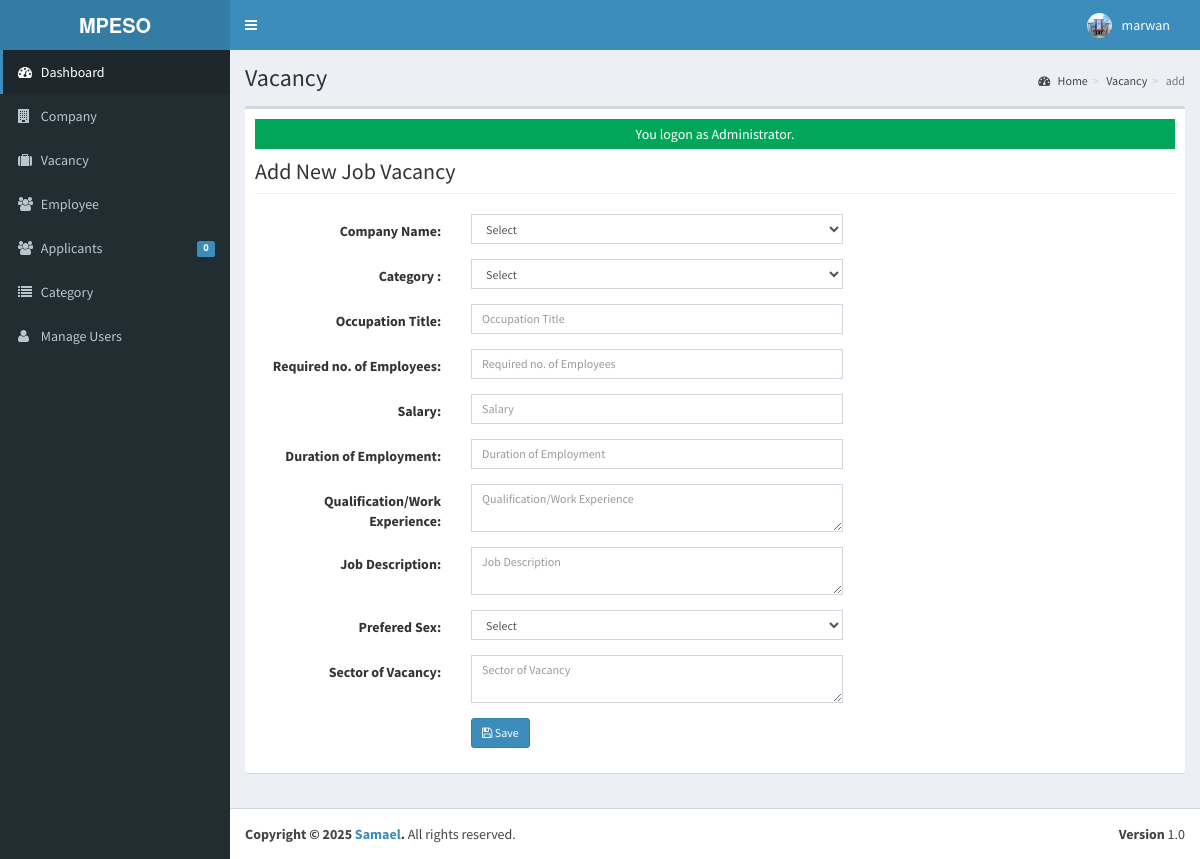
Screenshot of /admin/vacancy/index.php?view=add (signed in) with the database file from the repository.
### tables this page shows
CREATE TABLE `tblusers` (
  `USERID` varchar(30) NOT NULL,
  `FULLNAME` varchar(40) NOT NULL,
  `USERNAME` varchar(90) NOT NULL,
  `PASS` varchar(90) NOT NULL,
  `ROLE` varchar(30) NOT NULL,
  `PICLOCATION` varchar(255) NOT NULL
);

### admin/vacancy/index.php (called while the page is built, shortened)
<?php
require_once("../../include/initialize.php");
$title="Vacancy";
require_once ("../theme/templates.php");
?>

### include/database.php (called while the page is built, shortened)
<?php
class Database {
	var $sql_string = '';
	private $conn;
	public function open_connection() {
		$this->conn = mysqli_connect(server,user,pass);
		if(!$this->conn){
			$this->error_msg = "Problem in database connection! Contact administrator!";
			error_log($this->error_msg);
			exit();
		} else {
			$db_select = mysqli_select_db($this->conn,database_name);
		}
	}
	function setQuery($sql='') {
		$this->sql_string = $sql;
		return true;
	}
	function executeQuery() {
		$result = mysqli_query($this->conn, $this->sql_string);
		return $result;
	}
	function loadSingleResult() {
		$cur = $this->executeQuery();
		$row = mysqli_fetch_object($cur);
		return $row;
	}
}
$mydb = new Database();
?>

### include/accounts.php (called while the page is built, shortened)
<?php
require_once(LIB_PATH.DS.'database.php');
class User {
	protected static  $tblname = "tblusers";
	function single_user($id=""){
			global $mydb;
			$mydb->setQuery("SELECT * FROM ".self::$tblname."
				Where USERID= '{$id}' LIMIT 1");
			$cur = $mydb->loadSingleResult();
			return $cur;
	}
}
?>

### include/function.php (called while the page is built, shortened)
<?php
function currentpage(){
		$this_page = $_SERVER['SCRIPT_NAME'];
	    $bits = explode('/',$this_page);
		 return $bits[3];
	}
		?>

### admin/vacancy/add.php (the view, shortened to what this page needs)
<form class="form-horizontal span6" action="controller.php?action=add" method="POST">
               <div class="row">
                  <div class="col-lg-12">
                     <h1 class="page-header">Add New Job Vacancy</h1>
                   </div>
                </div>
                <div class="form-group">
                   <div class="col-md-8">
                     <label class="col-md-4 control-label" for=
                     "COMPANYNAME">Company Name:</label>
                     <div class="col-md-8">
                       <select class="form-control input-sm" id="COMPANYID" name="COMPANYID">
                         <option value="None">Select</option>
                       </select>
                     </div>
                   </div>
                 </div>
                    <div class="form-group">
                   <div class="col-md-8">
                     <label class="col-md-4 control-label" for=
                     "CATEGORY">Category :</label>
                     <div class="col-md-8">
                       <select class="form-control input-sm" id="CATEGORY" name="CATEGORY">
                         <option value="None">Select</option>
                       </select>
                     </div>
                   </div>
                 </div>
                 <div class="form-group">
                   <div class="col-md-8">
                     <label class="col-md-4 control-label" for=
                     "OCCUPATIONTITLE">Occupation Title:</label>
                     <div class="col-md-8">
                        <input class="form-control input-sm" id="OCCUPATIONTITLE" name="OCCUPATIONTITLE" placeholder="Occupation Title"   autocomplete="none"/>
                     </div>
                   </div>
                 </div>
                   <div class="form-group">
                   <div class="col-md-8">
                     <label class="col-md-4 control-label" for=
                     "REQ_NO_EMPLOYEES">Required no. of Employees:</label>
                     <div class="col-md-8">
                        <input class="form-control input-sm" id="REQ_NO_EMPLOYEES" name="REQ_NO_EMPLOYEES" placeholder="Required no. of Employees"   autocomplete="none"/>
                     </div>
                   </div>
                 </div>
                 <div class="form-group">
                   <div class="col-md-8">
                     <label class="col-md-4 control-label" for=
                     "SALARIES">Salary:</label>
                     <div class="col-md-8">
                        <input class="form-control input-sm" id="SALARIES" name="SALARIES" placeholder="Salary"   autocomplete="none"/>
                     </div>
                   </div>
                 </div>
                 <div class="form-group">
                   <div class="col-md-8">
                     <label class="col-md-4 control-label" for=
                     "DURATION_EMPLOYEMENT">Duration of Employment:</label>
                     <div class="col-md-8">
                        <input class="form-control input-sm" id="DURATION_EMPLOYEMENT" name="DURATION_EMPLOYEMENT" placeholder="Duration of Employment"   autocomplete="none"/>
                     </div>
                   </div>
                 </div>
                 <div class="form-group">
                   <div class="col-md-8">
                     <label class="col-md-4 control-label" for=
                     "QUALIFICATION_WORKEXPERIENCE">Qualification/Work Experience:</label>
                     <div class="col-md-8">
                       <textarea class="form-control input-sm" id="QUALIFICATION_WORKEXPERIENCE" name="QUALIFICATION_WORKEXPERIENCE" placeholder="Qualification/Work Experience"   autocomplete="none"></textarea>
                     </div>
                   </div>
                 </div>
                 <div class="form-group">
                   <div class="col-md-8">
                     <label class="col-md-4 control-label" for=
                     "JOBDESCRIPTION">Job Description:</label>
                     <div class="col-md-8">
                       <textarea class="form-control input-sm" id="JOBDESCRIPTION" name="JOBDESCRIPTION" placeholder="Job Description"   autocomplete="none"></textarea>
                     </div>
                   </div>
                 </div>
                <div class="form-group">
                   <div class="col-md-8">
                     <label class="col-md-4 control-label" for=
                     "PREFEREDSEX">Prefered Sex:</label>
                     <div class="col-md-8">
                         <select class="form-control input-sm" id="PREFEREDSEX" name="PREFEREDSEX">
                         <option value="None">Select</option>
                       </select>
                     </div>
                   </div>
                 </div>
                 <div class="form-group">
                   <div class="col-md-8">
                     <label class="col-md-4 control-label" for=
                     "SECTOR_VACANCY">Sector of Vacancy:</label>
                     <div class="col-md-8">
                       <textarea class="form-control input-sm" id="SECTOR_VACANCY" name="SECTOR_VACANCY" placeholder="Sector of Vacancy"   autocomplete="none"></textarea>
                     </div>
                   </div>
                 </div>
                 <div class="form-group">
                   <div class="col-md-8">
                     <label class="col-md-4 control-label" for=
                     "idno"></label>
                     <div class="col-md-8">
                        <button class="btn btn-primary btn-sm" name="save" type="submit" ><span class="fa fa-save fw-fa"></span> Save</button>
                    </div>
                   </div>
                 </div>
       </form>

### admin/theme/templates.php (shortened to what this page needs)
<!DOCTYPE html>
<html>
    <head>
        <link rel="stylesheet" href="<?php echo web_root;?>bootstrap/css/bootstrap.min.css">
        <link rel="stylesheet" href="<?php echo web_root;?>plugins/font-awesome/css/font-awesome.min.css">
        <link rel="stylesheet" href="<?php echo web_root;?>dist/css/AdminLTE.min.css">
        <link rel="stylesheet" href="<?php echo web_root;?>dist/css/skins/_all-skins.min.css">
        <link rel="stylesheet" href="<?php echo web_root;?>plugins/iCheck/flat/blue.css">
        <link rel="stylesheet" href="<?php echo web_root;?>plugins/morris/morris.css">
        <link rel="stylesheet" href="<?php echo web_root;?>plugins/jvectormap/jquery-jvectormap-1.2.2.css">
        <link href="<?php echo web_root; ?>plugins/datepicker/bootstrap-datetimepicker.min.css" rel="stylesheet" media="screen">
        <link rel="stylesheet" href="<?php echo web_root;?>plugins/dataTables/jquery.dataTables.min.css">
        <link rel="stylesheet" href="<?php echo web_root;?>plugins/bootstrap-wysihtml5/bootstrap3-wysihtml5.min.css">
    </head>
 <body class="hold-transition skin-blue fixed sidebar-mini">
<div class="wrapper">
  <header class="main-header">
    <a href="<?php echo web_root;?>/admin/" class="logo">
      <span class="logo-lg"><b>MPESO</b></span>
    </a>
    <nav class="navbar navbar-static-top" role="navigation">
      <a href="#" class="sidebar-toggle" data-toggle="offcanvas" role="button">
      </a>
      <div class="navbar-custom-menu">
        <ul class="nav navbar-nav">
          <?php
              $user = New User();
              $singleuser = $user->single_user($_SESSION['ADMIN_USERID']);
          ?>
          <li class="dropdown user user-menu" style="padding-right: 15px;"  >
            <a href="#" class="dropdown-toggle" data-toggle="dropdown">
              <img src="<?php echo !empty($singleuser->PICLOCATION) ? web_root.'admin/user/'.$singleuser->PICLOCATION : web_root.'admin/user/photos/default.png'; ?>" class="user-image" alt="User Image">
              <span class="hidden-xs"><?php echo $singleuser->FULLNAME; ?></span>
            </a>
          </li>
        </ul>
      </div>
    </nav>
  </header>
  <aside class="main-sidebar">
    <section class="sidebar">
      <ul class="sidebar-menu">
        <li  class="<?php echo (currentpage() == 'index.php') ? "active" : false;?>" >
          <a href="<?php echo web_root ;?>admin/">
            <i class="fa fa-dashboard"></i> <span>Dashboard</span>
          </a>
        </li>
        <li class="<?php echo (currentpage() == 'company') ? "active" : false;?>" >
          <a href="<?php echo web_root ;?>admin/company/">
            <i class="fa fa-building"></i> <span>Company</span>
          </a>
        </li>
        <li class="<?php echo (currentpage() == 'vacancy') ? "active" : false;?>" >
          <a href="<?php echo web_root ;?>admin/vacancy/">
            <i class="fa fa-suitcase"></i> <span>Vacancy</span>
          </a>
        </li>
        <li class="<?php echo (currentpage() == 'employee') ? "active" : false;?>" >
          <a href="<?php echo web_root ;?>admin/employee/">
            <i class="fa fa-users"></i> <span>Employee</span>
          </a>
        </li>
        <li class="<?php echo (currentpage() == 'applicants') ? "active" : false;?>" >
          <a href="<?php echo web_root ;?>admin/applicants/">
            <i class="fa fa-users"></i> <span>Applicants</span>
            <span class="label label-primary pull-right">
              <?php
                $sql = "SELECT count(*) as 'APPL' FROM `tbljobregistration` WHERE `PENDINGAPPLICATION`=1";
                $mydb->setQuery($sql);
                $pending = $mydb->loadSingleResult();
                echo $pending->APPL;
              ?>
            </span>
          </a>
        </li>
        <li class="<?php echo (currentpage() == 'category') ? "active" : false;?>" >
          <a href="<?php echo web_root ;?>admin/category/">
            <i class="fa fa-list"></i> <span>Category</span>
          </a>
        </li>
         <li class="<?php echo (currentpage() == 'user') ? "active" : false;?>">
          <a href="<?php echo web_root; ?>admin/user/">
            <i class="fa fa-user"></i> <span>Manage Users</span> </a>
        </li>
      </ul>
    </section>
  </aside>
  <div class="content-wrapper">
  <section class="content-header">
      <h1>
        <?php echo isset($title) ? $title : ''; ?>
      </h1>
      <ol class="breadcrumb">
        <?php
          if ($title!='Home') {
            $active_title = '';
            if (isset($_GET['view'])) {
              $active_title = '<li class='.$active_title.'><a href="index.php">'.$title.'</a></li>';
            }else{
              $active_title = '<li class='.$active_title.'>'.$title.'</li>';
            }
            echo '<li><a href='.web_root.'admin/><i class="fa fa-dashboard"></i> Home</a></li>';
            echo  $active_title;
            echo  isset($_GET['view']) ? '<li class="active">'.$_GET['view'].'</li>' : '';
          }
        ?>
      </ol>
    </section>
         <section class="content">
          <div class="row">
            <div class="col-xs-12">
              <div class="box">
                <div class="box-body">
              <?php
               require_once $content;
               ?>
             </div>
             </div>
           </div>
         </div>
         </section>
 </div>
  <footer class="main-footer">
    <div class="pull-right hidden-xs">
      <b>Version</b> 1.0
    </div>
    <strong>Copyright &copy; 2025 <a href="m.me/kh1ddtv">Samael</a>.</strong> All rights
    reserved.
  </footer>
    </body>
</html>

### rows the page displays
tblusers: PICLOCATION (picture), FULLNAME "marwan"

### other values shown
$pending->APPL "0"
$title "Vacancy"
$_GET['view'] "add"
$_SESSION['message'] "You logon as Administrator."
